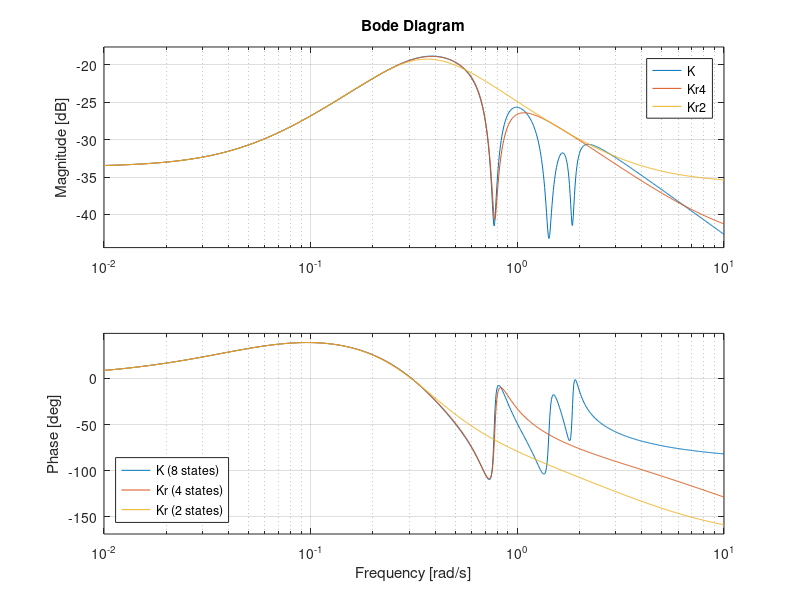
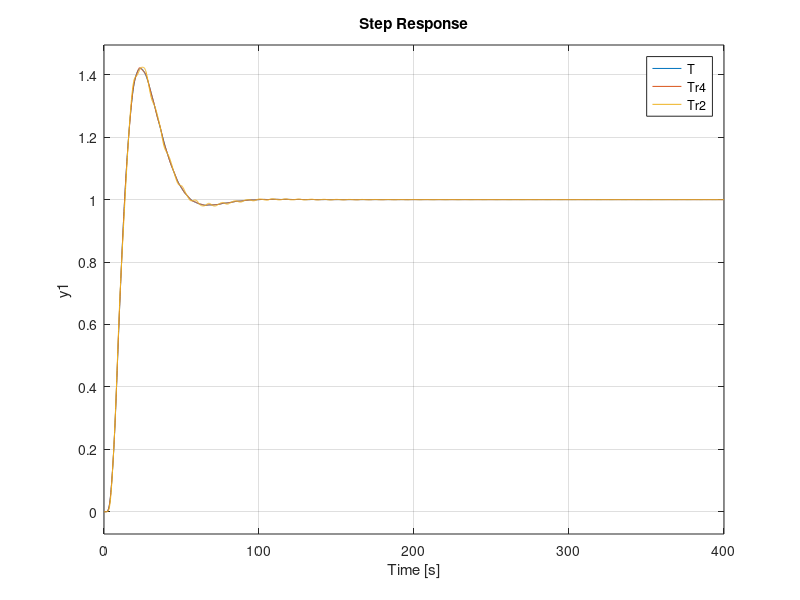

MATLAB code to generate these figures, in order:
%% -*- texinfo -*-
%% Frequency-weighted controller reduction.

% ===============================================================================
% Frequency Weighted Controller Reduction       Lukas Reichlin      December 2011
% ===============================================================================
% Reference: Madievski, A.G. and Anderson, B.D.O.
%            Sampled-Data Controller Reduction Procedure
%            IEEE Transactions of Automatic Control
%            Vol. 40, No. 11, November 1995
% ===============================================================================

% Tabula Rasa
clear all, close all, clc

% Plant
Ap1 = [  0.0         1.0
         0.0         0.0     ];

Ap2 = [ -0.015       0.765
        -0.765      -0.015   ];

Ap3 = [ -0.028       1.410
        -1.410      -0.028   ];

Ap4 = [ -0.04        1.85
        -1.85       -0.04    ];

Ap = blkdiag (Ap1, Ap2, Ap3, Ap4);

Bp = [   0.026
        -0.251
         0.033
        -0.886
        -4.017
         0.145
         3.604
         0.280   ];

Cp = [  -0.996      -0.105       0.261       0.009      -0.001      -0.043       0.002      -0.026   ];

Dp = [   0.0     ];

P = ss (Ap, Bp, Cp, Dp);

% Controller
Ac = [  -0.4077      0.9741      0.1073      0.0131      0.0023     -0.0186     -0.0003     -0.0098
        -0.0977     -0.1750      0.0215     -0.0896     -0.0260      0.0057      0.0109     -0.0105
         0.0011      0.0218     -0.0148      0.7769      0.0034     -0.0013     -0.0014      0.0011
        -0.0361     -0.5853     -0.7701     -0.3341     -0.0915      0.0334      0.0378     -0.0290
        -0.1716     -2.6546     -0.0210     -1.4467     -0.4428      1.5611      0.1715     -0.1318
        -0.0020      0.0950      0.0029      0.0523     -1.3950     -0.0338     -0.0062      0.0045
         0.1607      2.3824      0.0170      1.2979      0.3721     -0.1353     -0.1938      1.9685
        -0.0006      0.1837      0.0048      0.1010      0.0289     -0.0111     -1.8619     -0.0311  ];

Bc = [  -0.4105
        -0.0868
        -0.0004
         0.0036
         0.0081
        -0.0085
        -0.0004
        -0.0132  ];

Cc = [  -0.0447     -0.6611     -0.0047     -0.3601     -0.1033      0.0375      0.0427     -0.0329  ];

Dc = [   0.0     ];

K = ss (Ac, Bc, Cc, Dc);

% Controller Reduction
Kr4 = spaconred (P, K, 4, 'feedback', '-')
Kr2 = spaconred (P, K, 2, 'feedback', '-')

% Open Loop
L = P * K;
Lr4 = P * Kr4;
Lr2 = P * Kr2;

% Closed Loop
T = feedback (L);
Tr4 = feedback (Lr4);
Tr2 = feedback (Lr2);

% Frequency Range
w = {1e-2, 1e1};
% w = logspace (-2, 1, 500);

% Bode Plot of Controller
figure (1)
bode (K, Kr4, Kr2, w)
% title ('Bode Diagrams of K and Kr')
legend ('K (8 states)', 'Kr (4 states)', 'Kr (2 states)', 'location', 'southwest')

% Step Response of Closed Loop
figure (2)
step (T, Tr4, Tr2)

%{    
% Step Response of Closed Loop
[y, t] = step (T, 100);
[yr4, tr4] = step (Tr4, 100);
[yr2, tr2] = step (Tr2, 100);

figure (2)
plot (t, y, tr4, yr4, tr2, yr2)
grid ('on')
title ('Step Response of Closed Loop')
xlabel ('Time [s]')
ylabel ('Output [-]')
legend ('K (8 states)', 'Kr (4 states)', 'Kr (2 states)', 'Location', 'SouthEast')
%}